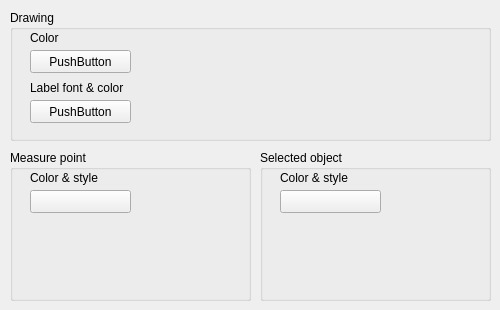
     <widget class="QWidget" name="page">
      <widget class="QGroupBox" name="groupBox_15">
       <property name="geometry">
        <rect>
         <x>10</x>
         <y>10</y>
         <width>481</width>
         <height>131</height>
        </rect>
       </property>
       <property name="title">
        <string>Drawing</string>
       </property>
       <widget class="CFontColorButton" name="pushButton_38">
        <property name="geometry">
         <rect>
          <x>20</x>
          <y>90</y>
          <width>101</width>
          <height>23</height>
         </rect>
        </property>
        <property name="text">
         <string>PushButton</string>
        </property>
       </widget>
       <widget class="QLabel" name="label_46">
        <property name="geometry">
         <rect>
          <x>20</x>
          <y>20</y>
          <width>111</width>
          <height>16</height>
         </rect>
        </property>
        <property name="text">
         <string>Color</string>
        </property>
       </widget>
       <widget class="CPushColorButton" name="pushButton_37">
        <property name="geometry">
         <rect>
          <x>20</x>
          <y>40</y>
          <width>101</width>
          <height>23</height>
         </rect>
        </property>
        <property name="text">
         <string>PushButton</string>
        </property>
       </widget>
       <widget class="QLabel" name="label_45">
        <property name="geometry">
         <rect>
          <x>20</x>
          <y>70</y>
          <width>101</width>
          <height>16</height>
         </rect>
        </property>
        <property name="text">
         <string>Label font &amp; color</string>
        </property>
       </widget>
      </widget>
      <widget class="QGroupBox" name="groupBox_16">
       <property name="geometry">
        <rect>
         <x>10</x>
         <y>150</y>
         <width>241</width>
         <height>151</height>
        </rect>
       </property>
       <property name="title">
        <string>Measure point</string>
       </property>
       <widget class="CPushColorButton" name="pushButton_53">
        <property name="geometry">
         <rect>
          <x>20</x>
          <y>40</y>
          <width>101</width>
          <height>23</height>
         </rect>
        </property>
        <property name="text">
         <string/>
        </property>
       </widget>
       <widget class="QLabel" name="label_68">
        <property name="geometry">
         <rect>
          <x>20</x>
          <y>20</y>
          <width>141</width>
          <height>16</height>
         </rect>
        </property>
        <property name="text">
         <string>Color &amp; style</string>
        </property>
       </widget>
      </widget>
      <widget class="QGroupBox" name="groupBox_17">
       <property name="geometry">
        <rect>
         <x>260</x>
         <y>150</y>
         <width>231</width>
         <height>151</height>
        </rect>
       </property>
       <property name="title">
        <string>Selected object</string>
       </property>
       <widget class="CPushColorButton" name="pushButton_54">
        <property name="geometry">
         <rect>
          <x>20</x>
          <y>40</y>
          <width>101</width>
          <height>23</height>
         </rect>
        </property>
        <property name="text">
         <string/>
        </property>
       </widget>
       <widget class="QLabel" name="label_69">
        <property name="geometry">
         <rect>
          <x>20</x>
          <y>20</y>
          <width>141</width>
          <height>16</height>
         </rect>
        </property>
        <property name="text">
         <string>Color &amp; style</string>
        </property>
       </widget>
      </widget>
     </widget>
